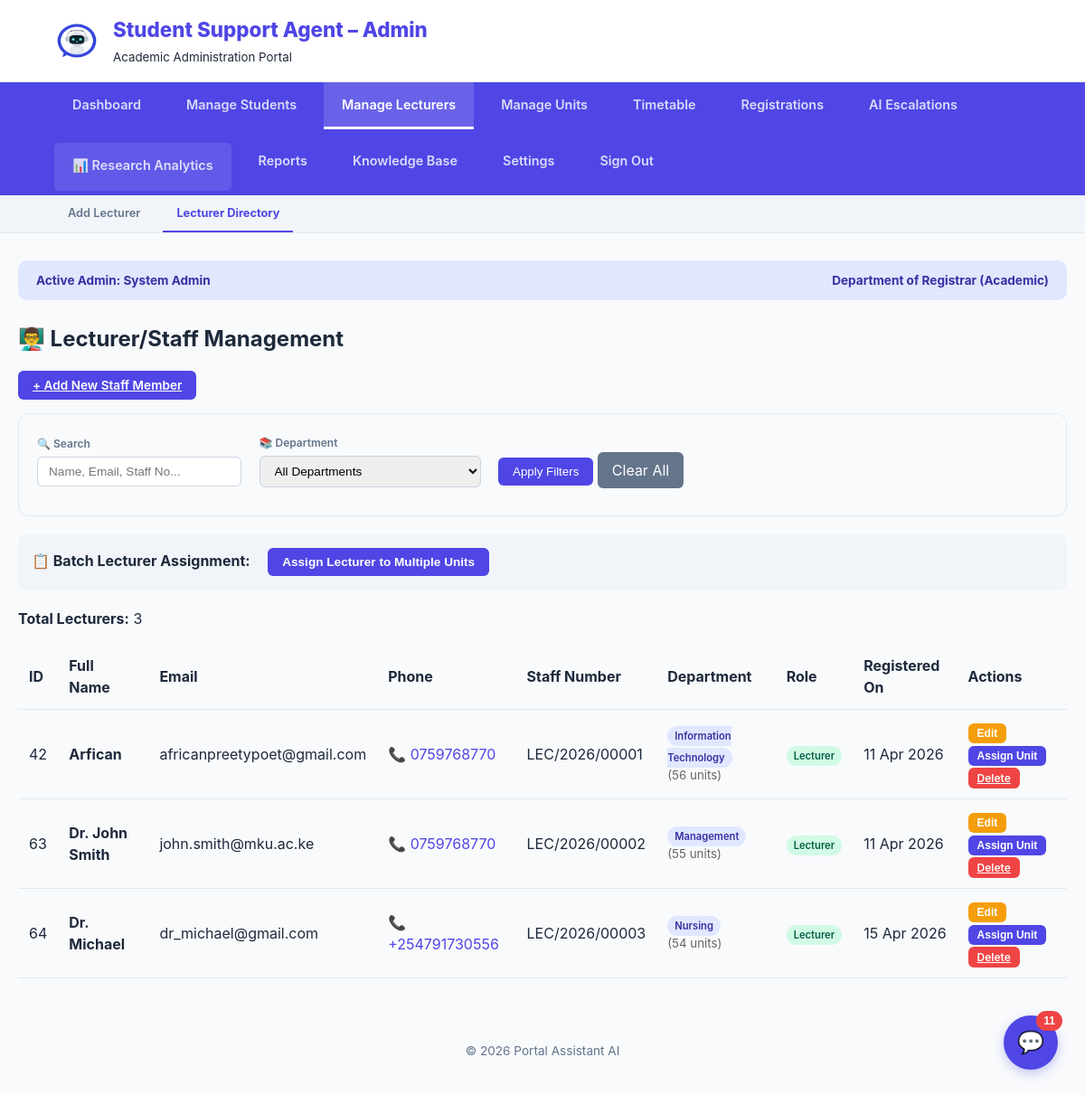
Screenshot of /Admin/Admin-index.php?section=lecturers (signed in) with the database file from the repository.
### tables this page shows
CREATE TABLE `users` (
  `id` int(11) NOT NULL,
  `full_name` varchar(100) NOT NULL,
  `reg_number` varchar(50) NOT NULL,
  `email` varchar(100) NOT NULL,
  `password` varchar(255) NOT NULL,
  `password_changed` tinyint(1) NOT NULL DEFAULT 0,
  `role` enum('student','admin','lecturer') NOT NULL DEFAULT 'student',
  `department` varchar(100) NOT NULL,
  `phone` varchar(20) DEFAULT NULL,
  `created_at` timestamp NOT NULL DEFAULT current_timestamp(),
  `survey_done` tinyint(1) DEFAULT 0,
  `reset_token` varchar(255) DEFAULT NULL,
  `reset_expires` datetime DEFAULT NULL
);

### Admin/view_lecturers.php (the view, shortened to what this page needs)
<?php
$search = isset($_GET['search']) ? mysqli_real_escape_string($conn, $_GET['search']) : '';
$query = "SELECT id, full_name, email, reg_number, department, phone, role, created_at
          FROM users
          WHERE role = 'lecturer'";
$query .= " ORDER BY full_name";
$result = mysqli_query($conn, $query);
?>
<h2>👨‍🏫 Lecturer/Staff Management</h2>
<div style="margin-bottom: 20px;">
    <a href="Admin-index.php?section=add_lecturer" class="btn btn-primary">+ Add New Staff Member</a>
</div>
<div class="filter-bar">
    <form method="GET" action="Admin-index.php">
        <div class="filter-group">
            <label>🔍 Search</label>
            <input type="text" name="search" placeholder="Name, Email, Staff No..." value="<?php echo htmlspecialchars($search); ?>">
        </div>
        <div class="filter-group">
            <label>📚 Department</label>
            <select name="department">
                <option value="">All Departments</option>
            </select>
        </div>
        <div class="filter-group">
            <button type="submit" class="btn-filter">Apply Filters</button>
            <a href="Admin-index.php?section=lecturers" class="btn-clear">Clear All</a>
        </div>
    </form>
</div>
<div class="batch-actions">
    <strong>📋 Batch Lecturer Assignment:</strong>
    <button onclick="openAssignmentModal()" class="btn btn-primary" style="margin-left: 15px;">Assign Lecturer to Multiple Units</button>
</div>
<?php if (mysqli_num_rows($result) == 0): ?>
    <div class="alert" style="background: #fef3c7; color: #92400e; padding: 20px; border-radius: 8px; border-left: 4px solid #f59e0b;">
        <strong>⚠️ No lecturers found!</strong><br><br>
        <p>You haven't added any lecturers yet. Click the <strong>"Add New Staff Member"</strong> button above to add your first lecturer.</p>
    </div>
<?php else: ?>
    <p><strong>Total Lecturers:</strong> <?php echo mysqli_num_rows($result); ?></p>
    <table class="data-table">
        <thead>
            <tr>
                <th>ID</th>
                <th>Full Name</th>
                <th>Email</th>
                <th>Phone</th>
                <th>Staff Number</th>
                <th>Department</th>
                <th>Role</th>
                <th>Registered On</th>
                <th>Actions</th>
            </tr>
        </thead>
        <tbody>
            <?php while($row = mysqli_fetch_assoc($result)): ?>
            <?php
            $dept_units_query = "SELECT COUNT(*) as count FROM academic_workload WHERE department = '{$row['department']}'";
            $dept_units_result = mysqli_query($conn, $dept_units_query);
            $dept_units = mysqli_fetch_assoc($dept_units_result);
            ?>
            <tr>
                <td><?php echo $row['id']; ?></td>
                <td><strong><?php echo htmlspecialchars($row['full_name']); ?></strong></td>
                <td><?php echo htmlspecialchars($row['email']); ?></td>
                <td>
                    <?php if(!empty($row['phone'])): ?>
                        <a href="tel:<?php echo $row['phone']; ?>" style="text-decoration: none; color: #4f46e5;">
                            📞 <?php echo htmlspecialchars($row['phone']); ?>
                        </a>
                    <?php else: ?>
                        <span style="color: #999;">Not provided</span>
                    <?php endif; ?>
                </td>
                <td><?php echo htmlspecialchars($row['reg_number']); ?></td>
                <td>
                    <span class="status-badge" style="background: #e0e7ff; color: #3730a3;">
                        <?php echo htmlspecialchars($row['department'] ?? 'Not Assigned'); ?>
                    </span>
                    <small style="display: block; color: #666;">(<?php echo $dept_units['count']; ?> units)</small>
                </td>
                <td>
                    <span class="status-badge" style="background: #d1fae5; color: #065f46;">
                        <?php echo ucfirst($row['role']); ?>
                    </span>
                </td>
                <td><?php echo date('d M Y', strtotime($row['created_at'])); ?></td>
                <td>
                    <button class="btn btn-warning btn-sm" onclick="editUser(<?php echo $row['id']; ?>)">Edit</button>
                    <button class="btn btn-primary btn-sm" onclick="assignUnitToLecturer(<?php echo $row['id']; ?>, '<?php echo addslashes($row['full_name']); ?>', '<?php echo addslashes($row['department']); ?>')">Assign Unit</button>
                    <a href="?section=lecturers&delete_id=<?php echo $row['id']; ?>"
                       class="btn btn-danger btn-sm"
                       onclick="return confirm('Are you sure you want to delete <?php echo addslashes($row['full_name']); ?>?')">Delete</a>
                 </td>
             </tr>
            <?php endwhile; ?>
        </tbody>
    </table>
<?php endif; ?>

### Admin/Admin-index.php (style rules this page uses)
:root { --primary: #4f46e5; --primary-dark: #3730a3; --bg: #f8fafc; --white: #ffffff; --text-main: #1e293b; --text-light: #64748b; --border: #e2e8f0; --accent: #e0e7ff; --success: #10b981; --research: #8b5cf6; --warning: #f59e0b; --danger: #ef4444; }
body { font-family: 'Inter', system-ui, sans-serif; background: var(--bg); color: var(--text-main); margin: 0; line-height: 1.5; }
.data-table { width: 100%; border-collapse: collapse; margin-top: 15px; }
.data-table th, .data-table td { padding: 12px; text-align: left; border-bottom: 1px solid var(--border); }
.data-table th { background: var(--bg); font-weight: 700; color: var(--text-main); }
.btn { padding: 8px 16px; border-radius: 6px; border: none; cursor: pointer; font-size: 0.85rem; font-weight: 600; transition: 0.3s; }
.btn-primary { background: var(--primary); color: white; }
.btn-warning { background: var(--warning); color: white; }
.btn-danger { background: var(--danger); color: white; }
.btn-sm { padding: 4px 10px; font-size: 0.75rem; }
.status-badge { padding: 4px 8px; border-radius: 12px; font-size: 0.7rem; font-weight: 600; }

### Admin/view_lecturers.php (style rules this page uses)
.filter-bar { background: #f8fafc; padding: 20px; border-radius: 12px; margin-bottom: 20px; border: 1px solid #e2e8f0; }
.filter-group { display: inline-block; margin-right: 15px; margin-bottom: 10px; }
.filter-group label { display: block; font-size: 0.75rem; font-weight: 600; margin-bottom: 5px; color: #64748b; }
.filter-group input, .filter-group select { padding: 8px 12px; border: 1px solid #cbd5e1; border-radius: 6px; font-size: 0.85rem; min-width: 200px; }
.btn-filter { background: #4f46e5; color: white; padding: 8px 16px; border: none; border-radius: 6px; cursor: pointer; margin-top: 22px; }
.btn-clear { background: #64748b; color: white; padding: 8px 16px; border: none; border-radius: 6px; cursor: pointer; text-decoration: none; display: inline-block; margin-top: 22px; }
.batch-actions { margin-top: 20px; margin-bottom: 20px; padding: 15px; background: #f1f5f9; border-radius: 8px; }

### rows the page displays
users: id "42", full_name "Arfican", email "africanpreetypoet@gmail.com", phone "0759768770", reg_number "LEC/2026/00001", department "Information Technology", count "56", role "Lecturer", created_at "11 Apr 2026"
users: id "63", full_name "Dr. John Smith", email "john.smith@mku.ac.ke", phone "0759768770", reg_number "LEC/2026/00002", department "Management", count "55", role "Lecturer", created_at "11 Apr 2026"
users: id "64", full_name "Dr. Michael", email "dr_michael@gmail.com", phone "+254791730556", reg_number "LEC/2026/00003", department "Nursing", count "54", role "Lecturer", created_at "15 Apr 2026"

### other values shown
$admin_name "System Admin"
mysqli_num_rows($result) "3"
$notif_count "11"
